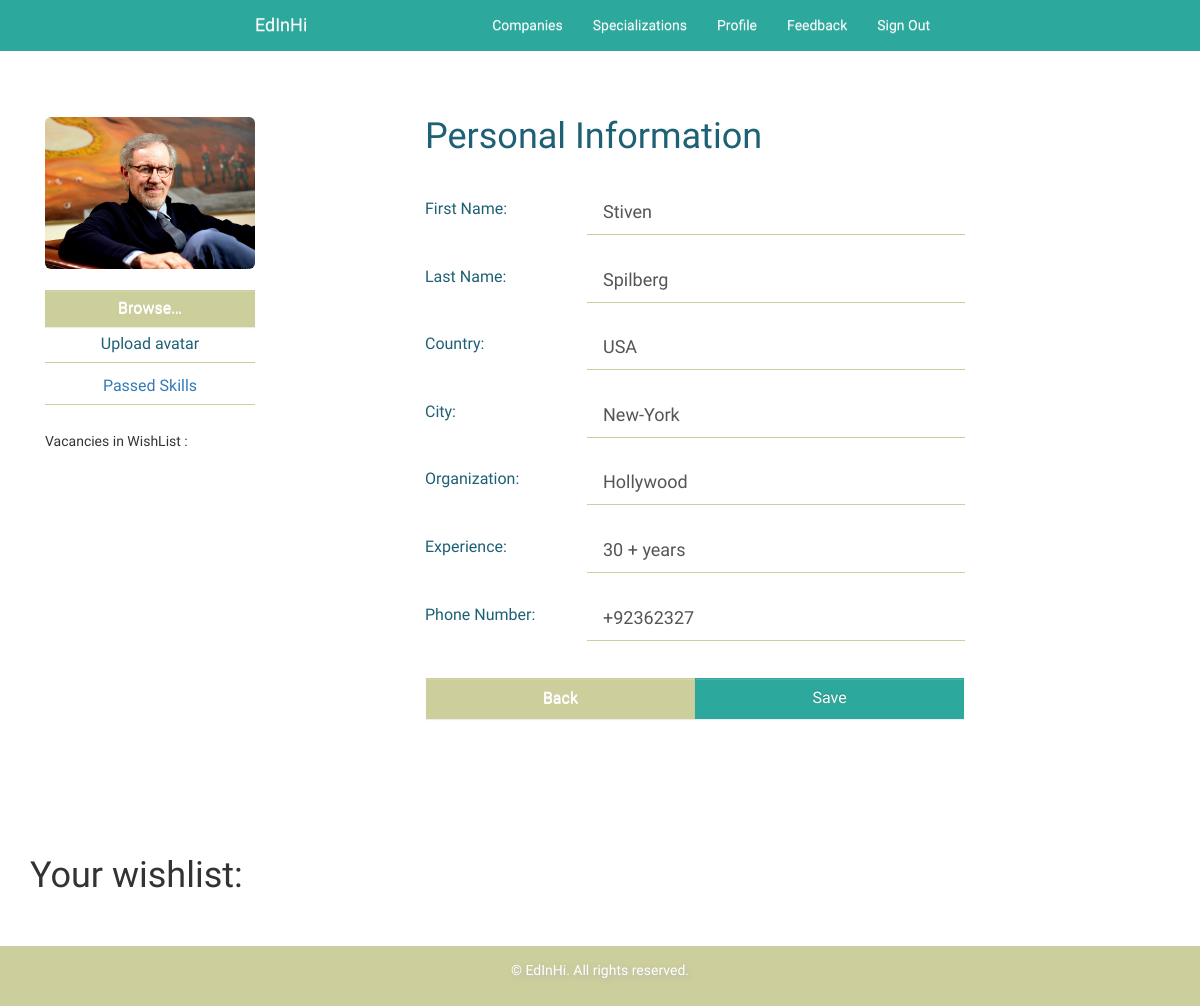
The app's page /profile/ (signed in), older data.
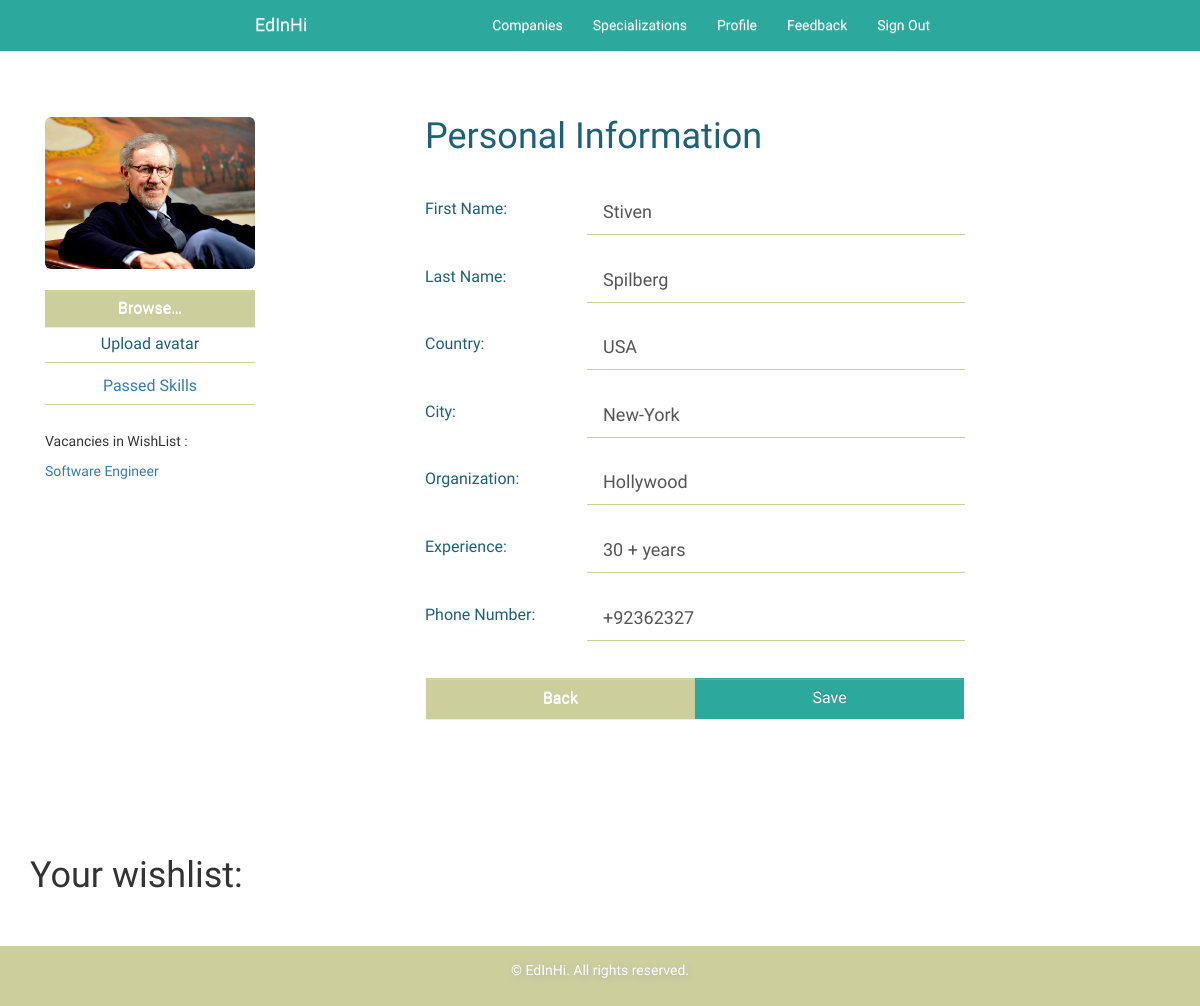
The same page, newer data.
### company/models.py (models this page shows)
class Vacancy(models.Model):
    name = models.CharField(max_length=100)
    description = models.TextField()
    salary = models.CharField(max_length=100)
    required_skills = models.ManyToManyField(Skill, blank=True)
    task = models.ManyToManyField(CompanyTask, blank=True)
    wishlist = models.ForeignKey(WishList, blank=True, null=True)

### profile/views.py (the view)
@login_required
def profile_view(request):
    if request.user.is_authenticated():
        if request.user.abstractuser.is_company == True:
            return redirect('/company')
        if request.method == "POST":
            form = UploadFileForm(request.POST, request.FILES)
            new_first_name = request.POST['firstName']
            new_last_name = request.POST['lastName']
            new_organization = request.POST['organization']
            new_worked_at = request.POST['experience']
            new_phone_number = request.POST['phoneNumber']
            new_country = request.POST['country']
            new_city = request.POST['city']
            newUser = request.user
            newUser.first_name = new_first_name
            newUser.last_name = new_last_name
            newUser.abstractuser.organization = new_organization
            newUser.abstractuser.worked_at = new_worked_at
            newUser.abstractuser.phone = new_phone_number
            newUser.abstractuser.country = new_country
            newUser.abstractuser.city = new_city
            if form.is_valid():
                newUser.abstractuser.profile_image = request.FILES['file']
            newUser.save()
            newUser.abstractuser.save()
        else:
            wishlist_id = request.user.abstractuser.wishlist.all()
            wishlist = []
            print(wishlist_id.count())
            if wishlist_id is not None:
                for wish_spec in wishlist_id:
                    wishlist.append(get_object_or_404(Specialization, pk=wish_spec.wish_spec_id))
            return render(request, 'profile/profile.html', {'user' : request.user, 'wishlist' : wishlist})
        return redirect('profile')
    else:
        return redirect('auth')

### profile/templates/profile/profile.html (shortened to what the changed rows need)
{% extends "main_app/base.html" %} {% load staticfiles %} {% block title %} Profile {% endblock %} {% block content %}
<div class="container">
    <form role="form" method="POST" enctype="multipart/form-data">
        <div class="row">
            <div class="container container-main form-box profile-box">
                <div class="col-md-4">
                    <div class="avatar">
                        {% for vacancy in user.wishlist.vacancy_set.all %}
                        <p><a href="{% url 'detail_vacancy' vacancy.id %}">{{ vacancy.name }}</a></p>
                        {% endfor %}
                    </div>
                </div>
                <div class="col-md-6">
                    <h1 style="margin-top:0px"> Personal Information </h1> {% csrf_token %}
                </div>
            </div>
        </div>
    </form>
</div>
<div class="container">
    <h1>Your wishlist:</h1>
</div>
<br>
<br>
<br>
<br>
<br> {% endblock %}

Row changes from the older to the newer data that the page shows:
now on this page (row edited): Vacancy: name "Software Engineer"
